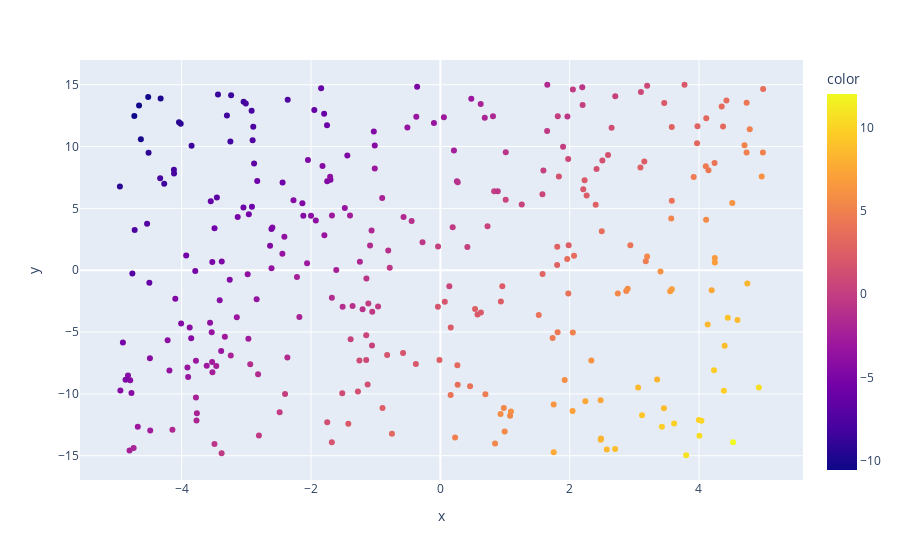

The notebook cell this image was saved under:
### Code cell
px.scatter(x=X[:, 0], y=X[:, 1], color=Y.ravel())

### Figure 1 — Plotly figure (JSON) as saved in the notebook; plotly's stock layout.template omitted (floating-point values rounded to 4 significant figures; data arrays with more than 128 entries replaced by an {"elided": "..."} marker saying what was removed)
{"data": [{"hovertemplate": "x=%{x}<br>y=%{y}<br>color=%{marker.color}<extra></extra>", "legendgroup": "", "marker": {"color": {"elided": "300 float values"}, "coloraxis": "coloraxis", "symbol": "circle"}, "mode": "markers", "name": "", "orientation": "v", "showlegend": false, "type": "scatter", "x": {"elided": "300 float values"}, "xaxis": "x", "y": {"elided": "300 float values"}, "yaxis": "y"}], "layout": {"coloraxis": {"colorbar": {"title": {"text": "color"}}, "colorscale": [[0, "#0d0887"], [0.1111, "#46039f"], [0.2222, "#7201a8"], [0.3333, "#9c179e"], [0.4444, "#bd3786"], [0.5556, "#d8576b"], [0.6667, "#ed7953"], [0.7778, "#fb9f3a"], [0.8889, "#fdca26"], [1, "#f0f921"]]}, "legend": {"tracegroupgap": 0}, "margin": {"t": 60}, "xaxis": {"anchor": "y", "domain": [0, 1], "title": {"text": "x"}}, "yaxis": {"anchor": "x", "domain": [0, 1], "title": {"text": "y"}}}}
